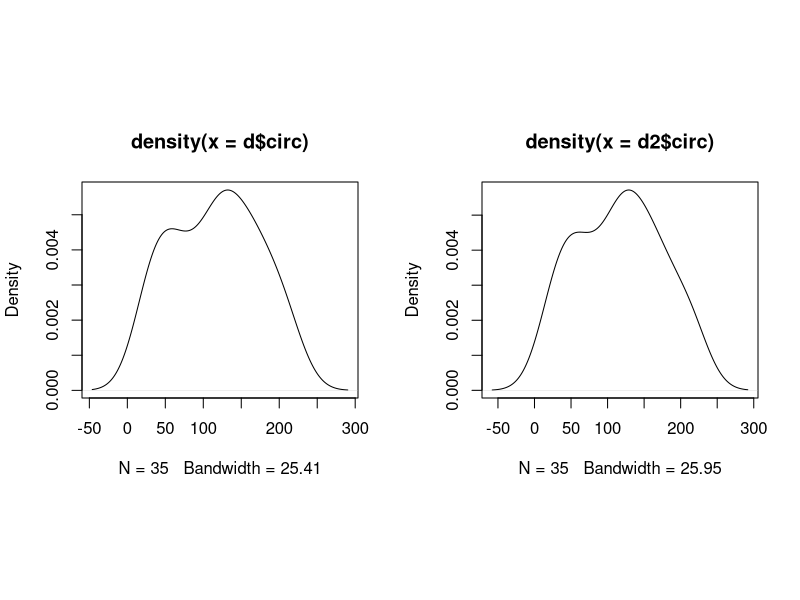
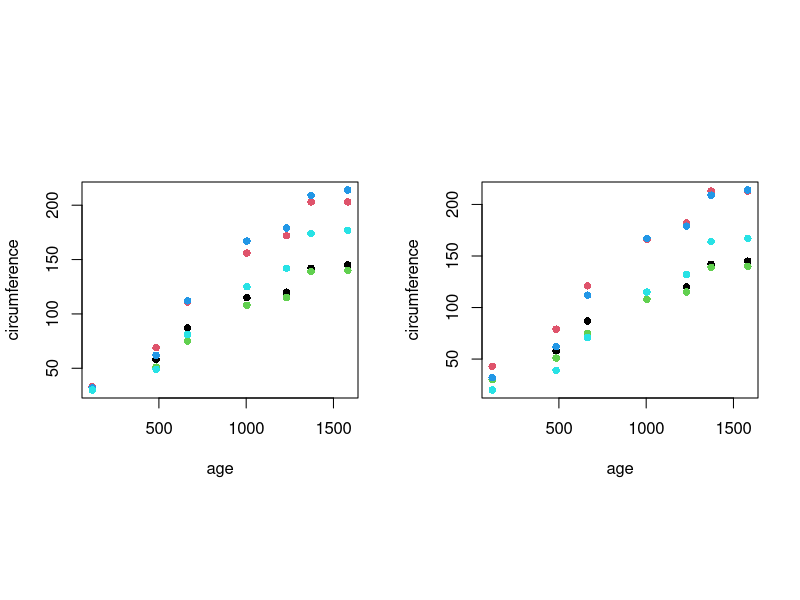
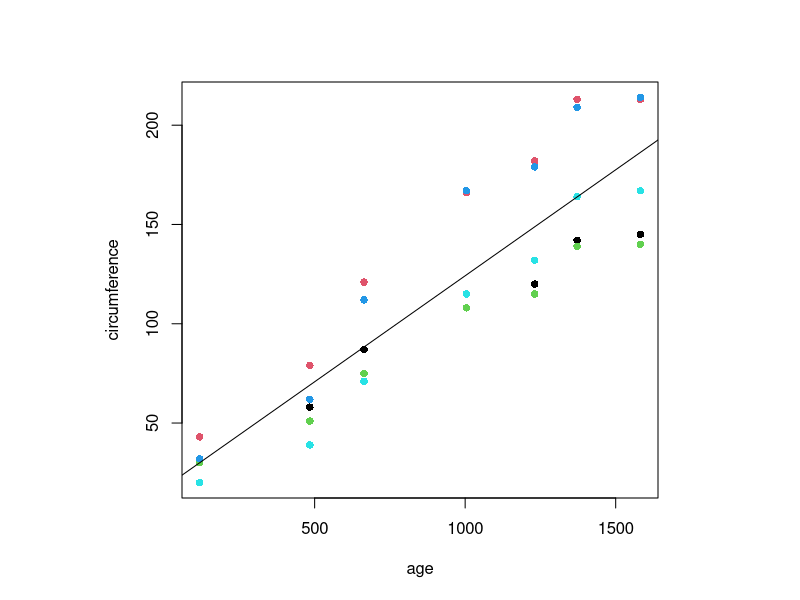
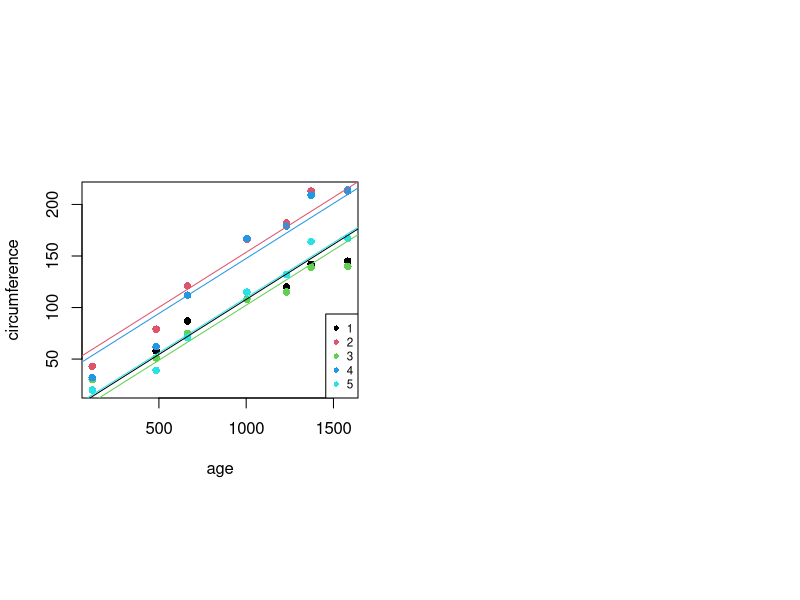
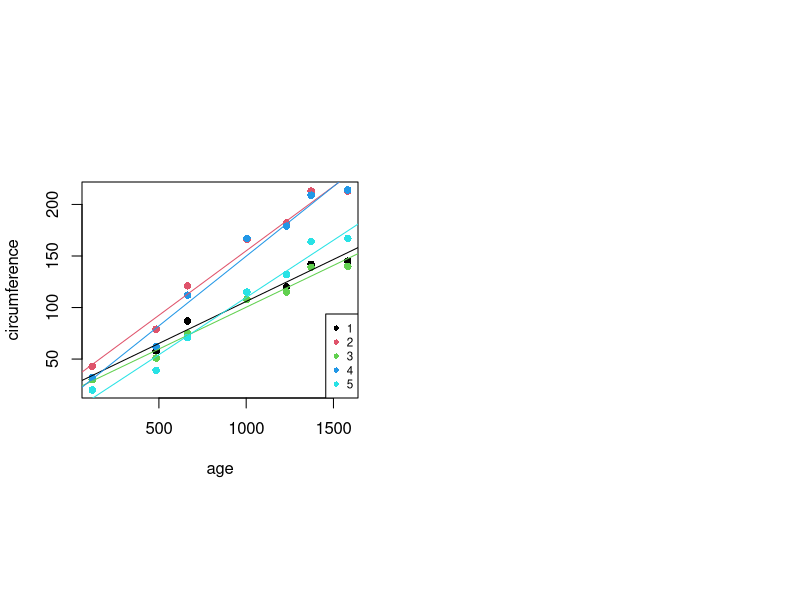
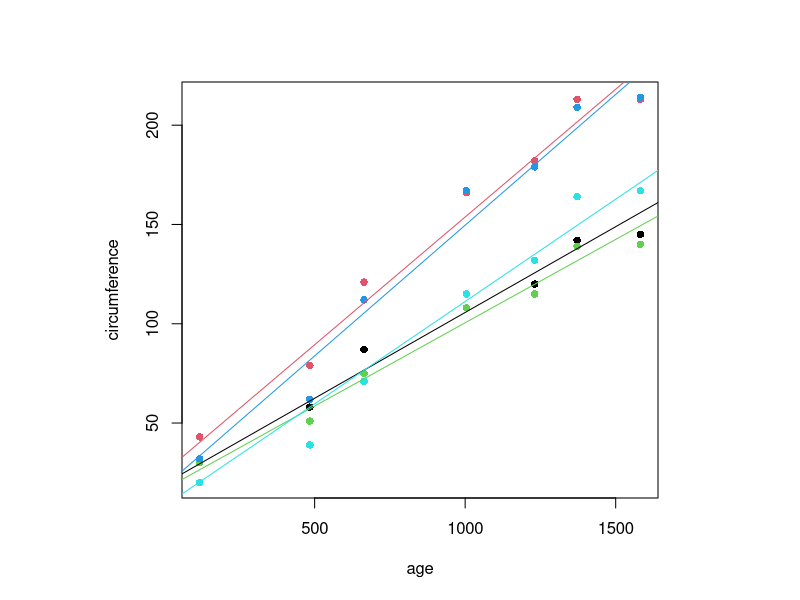
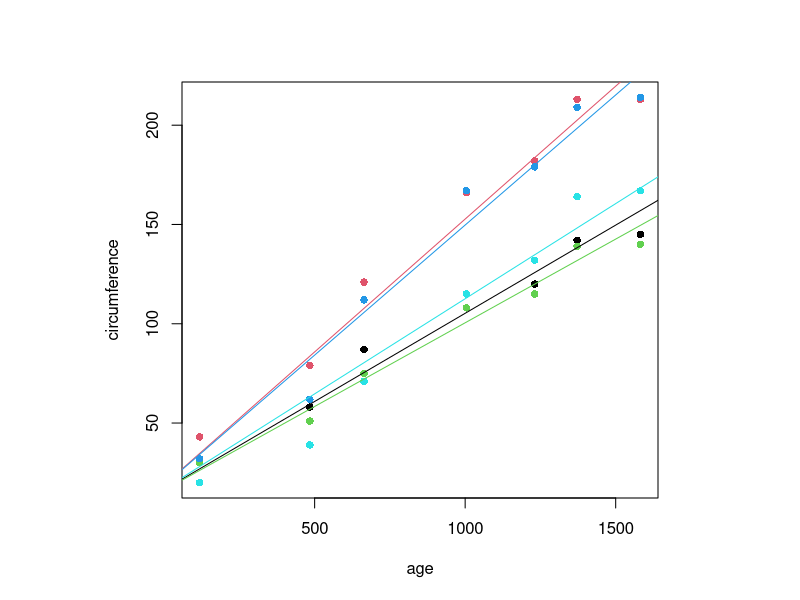
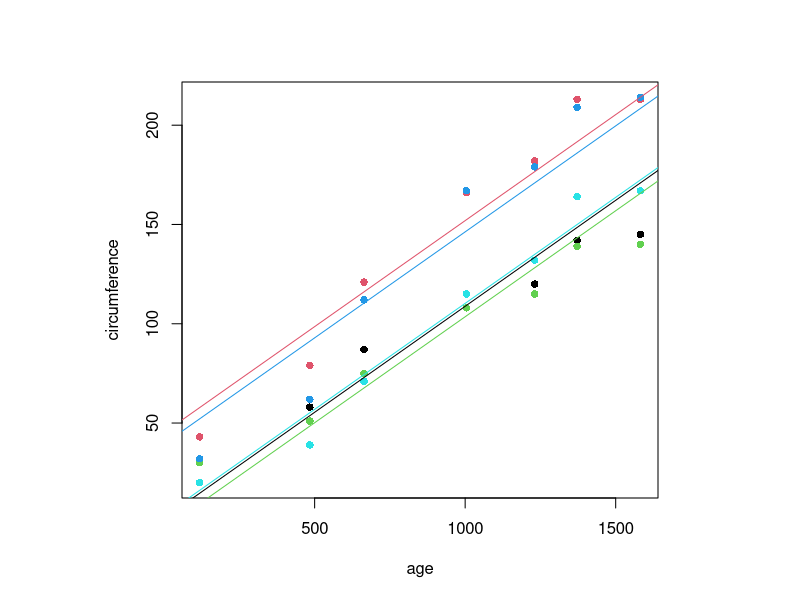

R code for these plots, in order:
## ---- chunk 1
knitr::opts_chunk$set(collapse=TRUE, comment = "#>", fig.width=9, fig.height=6, eval=TRUE, echo=TRUE, results="verbatim", warning=FALSE)
## ---- chunk 2
d = datasets::Orange
d$Tree = factor(d$Tree, levels=unique(d$Tree), order=FALSE)
head(d)
dim(d)

d2 = d
# Adding biais for Tree 2 and Tree 5
d2$circumference = d2$circ + c(0,10)[(d2$Tree%in%2)+1]
d2$circumference = d2$circ - c(0,10)[(d2$Tree%in%5)+1]

layout(matrix(1:2,1), respect=TRUE)
plot(density(d$circ))
plot(density(d2$circ))

layout(matrix(1:2,1), respect=TRUE)
plot(circumference~age, d, pch=16, col=d2$Tree)
plot(circumference~age, d2, pch=16, col=d2$Tree)

d = d2


## ---- chunk 3
m0 = lm(circumference~age, d)
m1 = lm(circumference~age+Tree, d)
m2 = lm(circumference~age*Tree, d)
## ---- chunk 4
layout(1, respect=TRUE)

m0 = lm(circumference~age, d)
summary(m0)
plot(circumference~age, d, pch=16, col=d$Tree)
abline(m0)
## ---- chunk 5
m1 = lm(circumference~age+Tree, d)
# m1 = lm(circumference~age+sex+race_ethnicity, d)
summary(m1)
layout(matrix(1:2, 1, byrow=TRUE), respect=TRUE)
plot(circumference~age, d, pch=16, col=d$Tree)
abline(a=m1$coef[1]             , b=m1$coef[2], col=1)
n = length(levels(d$Tree))
for (i in 2:n) {
  abline(a=m1$coef[1] + m1$coef[i+1], b=m1$coef[2], col=i)  
}
legend("bottomright", cex=.7, levels(d$Tree), col=1:length(levels(d$Tree)), pch=16)
## ---- chunk 6
m2 = lm(circumference~age*Tree, d)
summary(m2)
layout(matrix(1:2, 1, byrow=TRUE), respect=TRUE)
plot(circumference~age, d, pch=16, col=d$Tree)
abline(a=m2$coef[1]             , b=m2$coef[2]              , col=1)
n = length(levels(d$Tree))
for (i in 2:n) {
  abline(a=m2$coef[1] + m2$coef[i+1], b=m2$coef[2] + m2$coef[n+i] , col=i)
}
legend("bottomright", cex=.7, levels(d$Tree), col=1:length(levels(d$Tree)), pch=16)
## ---- chunk 7
m3 = nlme::lme(circumference ~ age, data=d)
m4 = lme4::lmer(circumference ~ age + (age | Tree), data=d)
## ---- chunk 8
layout(1, respect=TRUE)

# library(nlme)
# res.lme = lme(distance ~ age, data = Orthodont) summary(res.lme)
m3 = nlme::lme(circumference ~ age, data=d)
summary(m3)
coef(m3)
plot(circumference~age, d, pch=16, col=d$Tree)
abline(a=coef(m3)[1,1], b=coef(m3)[1,2], col=1)
abline(a=coef(m3)[2,1], b=coef(m3)[2,2], col=2)
abline(a=coef(m3)[3,1], b=coef(m3)[3,2], col=3)
abline(a=coef(m3)[4,1], b=coef(m3)[4,2], col=4)
abline(a=coef(m3)[5,1], b=coef(m3)[5,2], col=5)

m4 = lme4::lmer(circumference ~ age + (age | Tree), data=d)
summary(m4)
coef(m4)
plot(circumference~age, d, pch=16, col=d$Tree)
abline(a=coef(m4)$Tree[1,1], b=coef(m4)$Tree[1,2], col=1)
abline(a=coef(m4)$Tree[2,1], b=coef(m4)$Tree[2,2], col=2)
abline(a=coef(m4)$Tree[3,1], b=coef(m4)$Tree[3,2], col=3)
abline(a=coef(m4)$Tree[4,1], b=coef(m4)$Tree[4,2], col=4)
abline(a=coef(m4)$Tree[5,1], b=coef(m4)$Tree[5,2], col=5)
## ---- chunk 9
m5 = nlme::lme( circumference ~ age, random = ~ 1, data = d)
m6 = lme4::lmer(circumference ~ age + (1 | Tree), data = d)
m7 = nlme::lme( circumference ~ age, random = ~ age-1, data = d)
m8 = lme4::lmer(circumference ~ age + (0+age | Tree), data = d)
## ---- chunk 10
layout(1, respect=TRUE)

m5 = nlme::lme( circumference ~ age, random = ~ 1, data = d)
summary(m5)
coef(m5)
plot(circumference~age, d, pch=16, col=d$Tree)
abline(a=coef(m5)[1,1], b=coef(m5)[1,2], col=1)
abline(a=coef(m5)[2,1], b=coef(m5)[2,2], col=2)
abline(a=coef(m5)[3,1], b=coef(m5)[3,2], col=3)
abline(a=coef(m5)[4,1], b=coef(m5)[4,2], col=4)
abline(a=coef(m5)[5,1], b=coef(m5)[5,2], col=5)


m6 = lme4::lmer(circumference ~ age + (1 | Tree), data = d)
summary(m6)
coef(m6)
plot(circumference~age, d, pch=16, col=d$Tree)
abline(a=coef(m6)$Tree[1,1], b=coef(m6)$Tree[1,2], col=1)
abline(a=coef(m6)$Tree[2,1], b=coef(m6)$Tree[2,2], col=2)
abline(a=coef(m6)$Tree[3,1], b=coef(m6)$Tree[3,2], col=3)
abline(a=coef(m6)$Tree[4,1], b=coef(m6)$Tree[4,2], col=4)
abline(a=coef(m6)$Tree[5,1], b=coef(m6)$Tree[5,2], col=5)


m7 = nlme::lme( circumference ~ age, random = ~ age-1, data = d)
summary(m7)
coef(m7)
plot(circumference~age, d, pch=16, col=d$Tree)
abline(a=coef(m7)[1,1], b=coef(m7)[1,2], col=1)
abline(a=coef(m7)[2,1], b=coef(m7)[2,2], col=2)
abline(a=coef(m7)[3,1], b=coef(m7)[3,2], col=3)
abline(a=coef(m7)[4,1], b=coef(m7)[4,2], col=4)
abline(a=coef(m7)[5,1], b=coef(m7)[5,2], col=5)


m8 = lme4::lmer(circumference ~ age + (0+age | Tree), data = d)
summary(m8)
coef(m8)
plot(circumference~age, d, pch=16, col=d$Tree)
abline(a=coef(m8)$Tree[1,1], b=coef(m8)$Tree[1,2], col=1)
abline(a=coef(m8)$Tree[2,1], b=coef(m8)$Tree[2,2], col=2)
abline(a=coef(m8)$Tree[3,1], b=coef(m8)$Tree[3,2], col=3)
abline(a=coef(m8)$Tree[4,1], b=coef(m8)$Tree[4,2], col=4)
abline(a=coef(m8)$Tree[5,1], b=coef(m8)$Tree[5,2], col=5)
## ---- chunk 11
plot(0:8, c(
  BICm0=BIC(m0),
  BICm1=BIC(m1),
  BICm2=BIC(m2),
  BICm3=BIC(m3),
  BICm4=BIC(m4),
  BICm5=BIC(m5),
  BICm6=BIC(m6),
  BICm7=BIC(m7),
  BICm8=BIC(m8)
))
## ---- chunk 12
BIC(m0)
BIC(m1)
BIC(m2)
BIC(m3)
BIC(m4)
BIC(m5)
BIC(m6)
BIC(m7)
BIC(m8)
## ---- chunk 13
sessionInfo()
